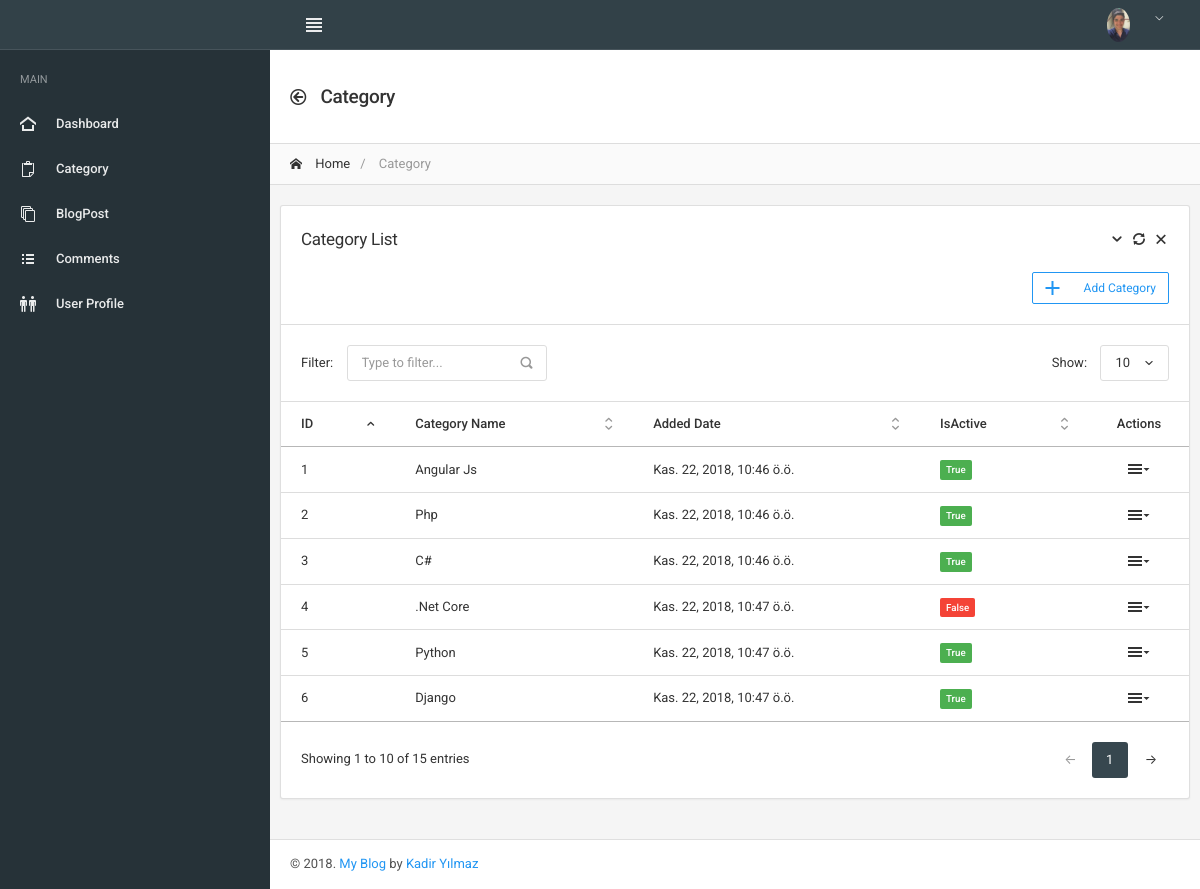
/category/index/, run on an earlier commit of the app's database.
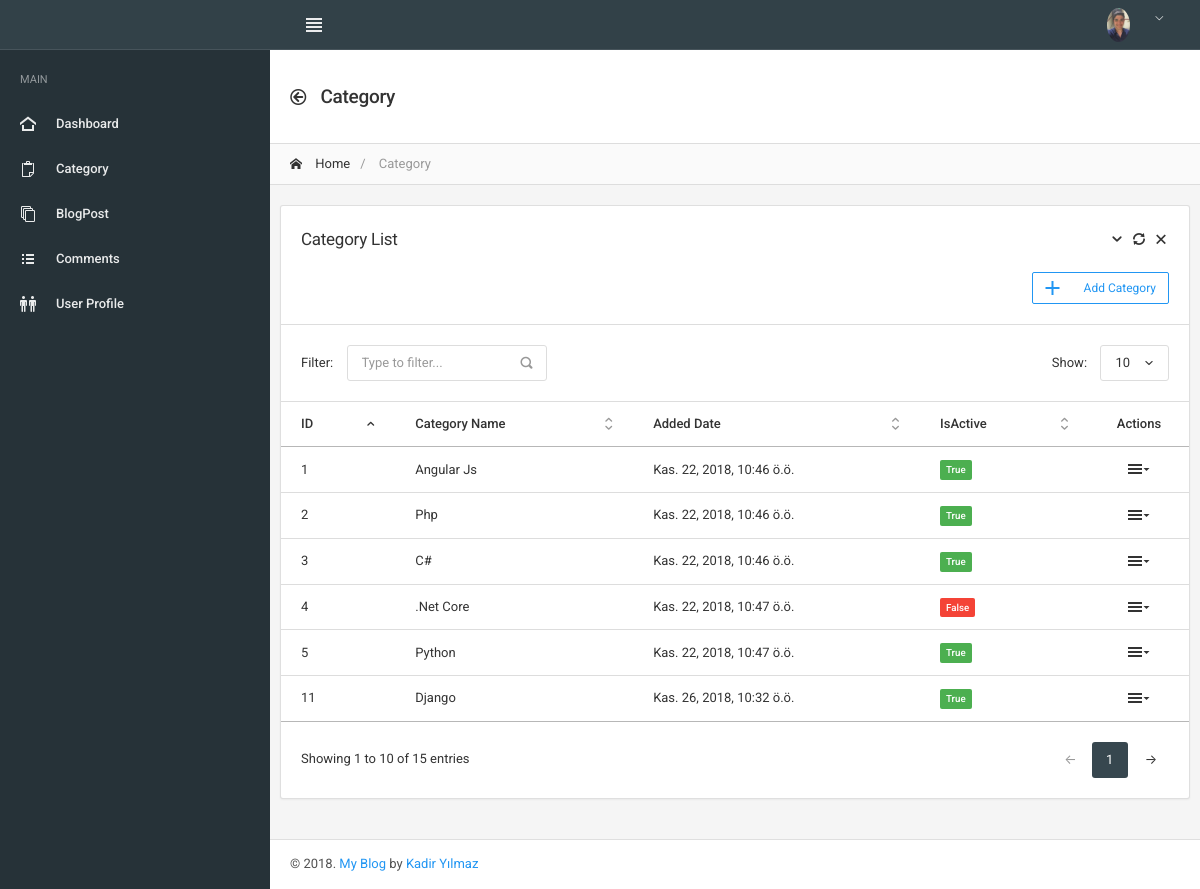
And on a later commit of the database.
### blog_post/models.py (models this page shows, shortened)
class Category(models.Model):
	category_name = models.CharField(max_length=100)
	added_date = models.DateTimeField(auto_now_add=True)
	is_active = models.BooleanField(default=1, blank=False)

### blog_post/views.py (the view)
# urls.py: url(r'^category/index/$', blog_views.category_index, name="admin_category_index"),
def category_index(request):
	args['category_list'] = category_list = Category.objects.all()
	args['query'] = query = request.GET.get('q')
	if query:
		category_list = category_list.filter(category_name__icontains=query)
	return render(request, 'admin_category_index.html', args)

### templates/admin_category_index.html
{% extends "admin_main.html" %}
{% load staticfiles %}
{% block main_navbar %}
 {% include "main/main_navbar.html" %}
{% endblock %}
{% block main_sidebar %}
    {% include "main/main_sidebar.html" %}
{% endblock %}
{% block main_header %}
    {% include "main/main_header.html" %}
{% endblock %}
    {% block main_content %}
        {% include "sections/category/category_index.html" %}
    {% endblock %}
{% block main_footer %}
    {% include "main/main_footer.html" %}
{% endblock %}

### templates/sections/category/category_index.html (shortened to what the changed rows need)
{% load staticfiles %}
{% block main_content %}
	<div id="main" style="width: 100%;">
		<div class="card">
			<div class="datatable-scroll">
				<table class="table datatable-basic dataTable no-footer" id="DataTables_Table_0" role="grid"
					   aria-describedby="DataTables_Table_0_info">
					<thead>
					<tr role="row">
						<th class="sorting_asc" tabindex="0" aria-controls="DataTables_Table_0" rowspan="1" colspan="1"
							aria-sort="ascending" aria-label="First Name: activate to sort column descending">ID
						</th>
						<th class="sorting" tabindex="0" aria-controls="DataTables_Table_0" rowspan="1" colspan="1"
							aria-label="Last Name: activate to sort column ascending">Category Name
						</th>
						<th class="sorting" tabindex="0" aria-controls="DataTables_Table_0" rowspan="1" colspan="1"
							aria-label="Job Title: activate to sort column ascending">Added Date
						</th>
						<th class="sorting" tabindex="0" aria-controls="DataTables_Table_0" rowspan="1" colspan="1"
							aria-label="Status: activate to sort column ascending">IsActive
						</th>
						<th class="text-center sorting_disabled" rowspan="1" colspan="1" aria-label="Actions"
							style="width: 100px;">Actions
						</th>
					</tr>
					</thead>
					<tbody>
					{% for category in category_list %}
						<tr role="row" class="odd">
							<td class="sorting_1">{{ category.id }}</td>
							<td>{{ category.category_name }}</td>
							<td>{{ category.added_date }}</td>
							<td>
								{% if category.is_active == 0 %}
									<span class="badge badge-danger">{{ category.is_active }}</span>
								{% else %}
									<span class="badge badge-success">{{ category.is_active }}</span>
								{% endif %}
							</td>
							<td class="text-center">
								<div class="list-icons">
									<div class="dropdown">
										<a href="#" class="list-icons-item" data-toggle="dropdown">
											<i class="icon-menu9"></i>
										</a>
									</div>
								</div>
							</td>
						</tr>
					{% endfor %}
					</tbody>
				</table>
			</div>
		</div>
	</div>
{% endblock %}

What changed in the data, as far as the page shows it:
removed Category: id "6", category_name "Django", added_date "Kas. 22, 2018, 10:47 ö.ö.", is_active "True"
added Category: id "11", category_name "Django", added_date "Kas. 26, 2018, 10:32 ö.ö.", is_active "True"
